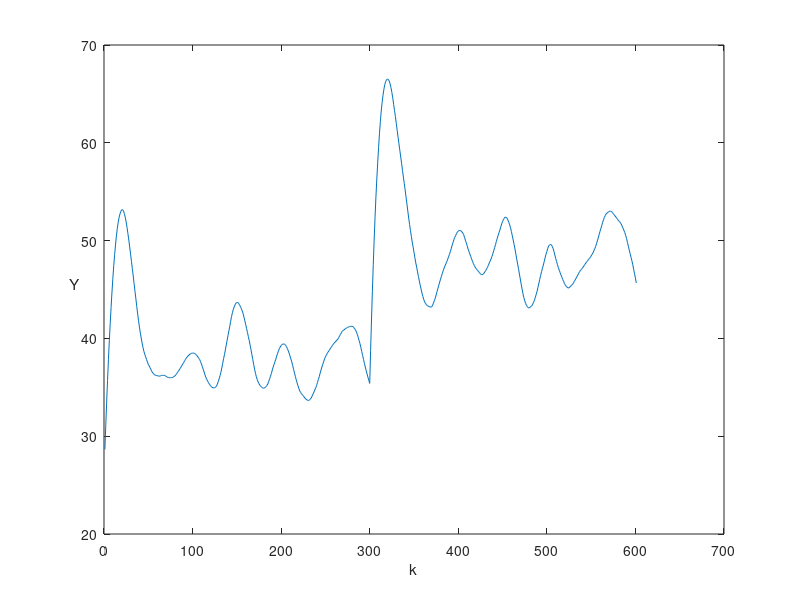

The MATLAB script that drew this image:
clear all

values = importdata("DMC_NASTAWY_POPRAWIONE7_STEROWANIE.txt");
y_zad(1:500) = 35;
y_zad(500:1000) = 30;
for i=1:length(values)
e(i) = values(i) - y_zad(i);
end
Blad=(norm(e))^2
plot(values)
% hold on
% plot(y_zad)
% hold off
ylabel("Y")
xlabel("k")
% title("E = " + Blad); 
set(get(gca,'ylabel'),'rotation',0)
exportgraphics(gca,'DMC_NASTAWY_POPRAWIONE7_STEROWANIE.pdf')